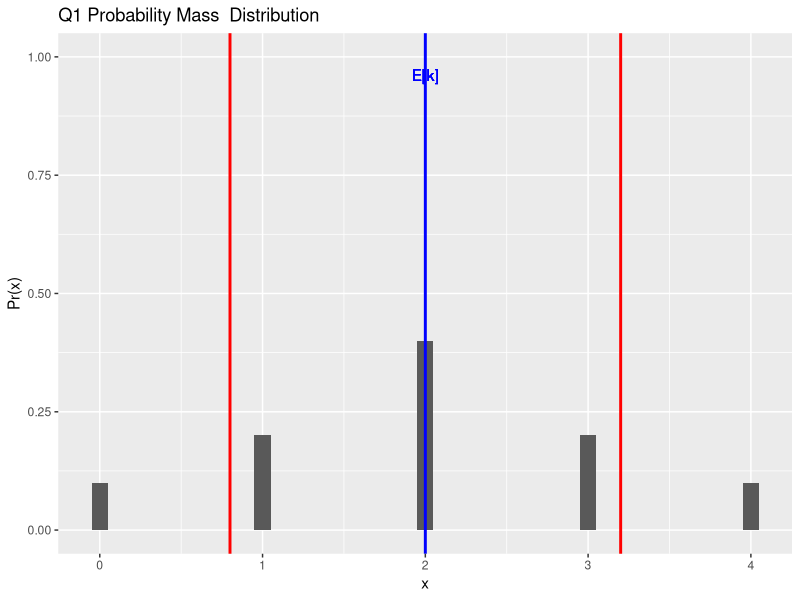
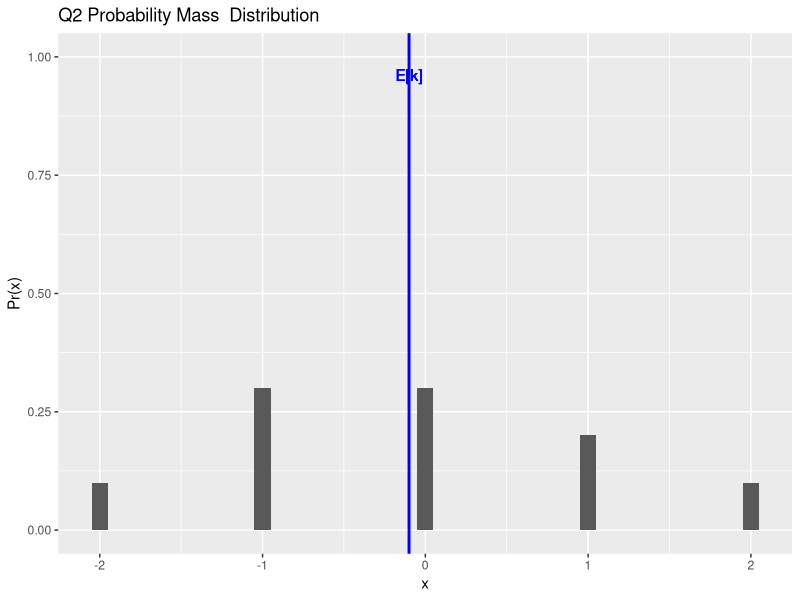
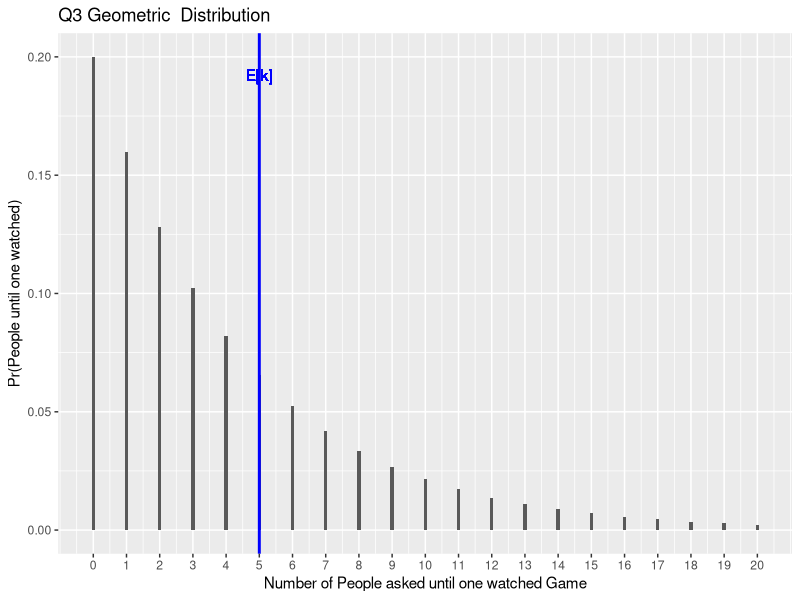

Recreate these plots in R, in order.
## ---- chunk 1
knitr::opts_chunk$set(echo = TRUE)
library(ggplot2)
library(ggpubr)
library(knitr)
## ---- chunk 2
x<- 0:4
Pr<-c(0.1,0.2,0.4,0.2,0.1)

df <- data.frame(x,Pr)
kable(df,caption = "Q1: Probability Mass Function.")


Q1.p_dist<-ggplot(df, aes(x=x,y=Pr)) + geom_col(width = 0.1)+xlab("x")+ylab("Pr(x)")+ylim(0,1)

## ---- chunk 3
i=0:4
xPr<-x*Pr
df <- data.frame(i,x,Pr,xPr)
Expected<-sum(df$xPr)
kable(df,caption = 'Q1: Expected Value Calculation')
## ---- chunk 4
var_x<-(x-Expected)^2*Pr
df <- data.frame(i,x,Pr,xPr,var_x)
VAR<-sum(df$var_x)
kable(df,caption = 'Q1: Variance Calculation')
## ---- chunk 5

Q1.p_dist+geom_vline(xintercept = Expected, color = "blue", size=1)+geom_text(aes(x=Expected, label="E[k]", y=max(1)),vjust=2,     colour="blue",  text=element_text(size=18))+geom_vline(xintercept = Expected-VAR, color = "red", size=1)+geom_vline(xintercept = Expected+VAR, color = "red", size=1)+
  ggtitle("Q1 Probability Mass  Distribution")

## ---- chunk 6
x<- c(-2,	-1,	0,	1,	2)
Pr<-c(0.1,0.3,0.3,0.2,0.1)

df <- data.frame(x,Pr)
kable(df,caption = "Q2: Probability Mass Function.")


Q2.p_dist<-ggplot(df, aes(x=x,y=Pr)) + geom_col(width = 0.1)+xlab("x")+ylab("Pr(x)")+ylim(0,1)

## ---- chunk 7
i=0:4
xPr<-x*Pr
df <- data.frame(i,x,Pr,xPr)
Expected<-sum(df$xPr)
kable(df,caption = 'Q2: Expected Value Calculation')
## ---- chunk 8
Q2.p_dist+geom_vline(xintercept = Expected, color = "blue", size=1)+geom_text(aes(x=Expected, label="E[k]", y=max(1)),vjust=2,     colour="blue",  text=element_text(size=18))+
  ggtitle("Q2 Probability Mass  Distribution")
## ---- chunk 9
p<-0.2
q<-1-p

## ---- chunk 10
People<-0:20 # Number of Games
E_X<-1/p # Expected Value
Var_X<-(q)/(p*p) # Variance
Pr_win<-c(dgeom(People,p))

df <- data.frame(People,Pr_win)
kable(df,caption="Q3")
# Plot
Geometric.p_dist<-ggplot(df, aes(x=People,y=Pr_win)) + geom_col(width = 0.1)+
  xlab("Number of People asked until one watched Game")+ylab("Pr(People until one watched)")+
  ggtitle("Q3 Geometric  Distribution")+
  scale_x_continuous(breaks=People)+ 
  geom_vline(xintercept = E_X,  color = "blue", size=1)+
  geom_text(aes(x=E_X, label="E[k]", y=max(Pr_win)),vjust=2, 
            colour="blue", text=element_text(size=18))

Geometric.p_dist

